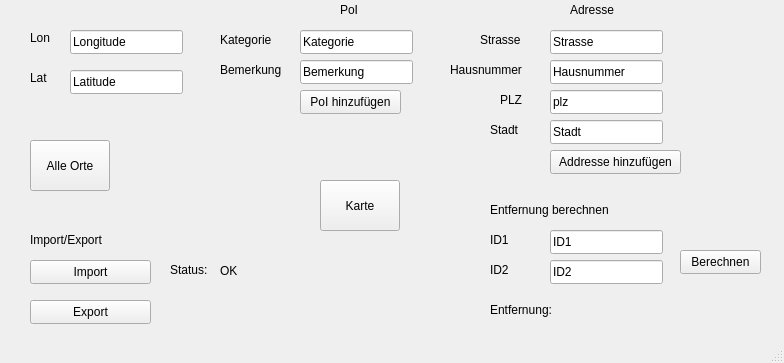
<?xml version="1.0" encoding="UTF-8"?>
<ui version="4.0">
 <class>MainWindow</class>
 <widget class="QMainWindow" name="MainWindow">
  <property name="geometry">
   <rect>
    <x>0</x>
    <y>0</y>
    <width>784</width>
    <height>363</height>
   </rect>
  </property>
  <property name="windowTitle">
   <string>MainWindow</string>
  </property>
  <widget class="QWidget" name="centralwidget">
   <widget class="QLineEdit" name="lineHaus">
    <property name="geometry">
     <rect>
      <x>550</x>
      <y>60</y>
      <width>113</width>
      <height>24</height>
     </rect>
    </property>
    <property name="text">
     <string>Hausnummer</string>
    </property>
   </widget>
   <widget class="QPushButton" name="addOrtButton">
    <property name="geometry">
     <rect>
      <x>550</x>
      <y>150</y>
      <width>131</width>
      <height>24</height>
     </rect>
    </property>
    <property name="text">
     <string>Addresse hinzufügen</string>
    </property>
   </widget>
   <widget class="QLineEdit" name="lineKat">
    <property name="geometry">
     <rect>
      <x>300</x>
      <y>30</y>
      <width>113</width>
      <height>24</height>
     </rect>
    </property>
    <property name="text">
     <string>Kategorie</string>
    </property>
   </widget>
   <widget class="QLabel" name="label_5">
    <property name="geometry">
     <rect>
      <x>480</x>
      <y>30</y>
      <width>51</width>
      <height>20</height>
     </rect>
    </property>
    <property name="text">
     <string>Strasse</string>
    </property>
   </widget>
   <widget class="QLineEdit" name="lineLon">
    <property name="geometry">
     <rect>
      <x>70</x>
      <y>30</y>
      <width>113</width>
      <height>24</height>
     </rect>
    </property>
    <property name="text">
     <string>Longitude</string>
    </property>
   </widget>
   <widget class="QLabel" name="label_11">
    <property name="geometry">
     <rect>
      <x>490</x>
      <y>200</y>
      <width>131</width>
      <height>20</height>
     </rect>
    </property>
    <property name="text">
     <string>Entfernung berechnen</string>
    </property>
   </widget>
   <widget class="QLabel" name="label_12">
    <property name="geometry">
     <rect>
      <x>490</x>
      <y>260</y>
      <width>21</width>
      <height>20</height>
     </rect>
    </property>
    <property name="text">
     <string>ID2</string>
    </property>
   </widget>
   <widget class="QLabel" name="label">
    <property name="geometry">
     <rect>
      <x>30</x>
      <y>30</y>
      <width>21</width>
      <height>16</height>
     </rect>
    </property>
    <property name="text">
     <string>Lon</string>
    </property>
   </widget>
   <widget class="QLabel" name="label_9">
    <property name="geometry">
     <rect>
      <x>340</x>
      <y>0</y>
      <width>21</width>
      <height>20</height>
     </rect>
    </property>
    <property name="text">
     <string>PoI</string>
    </property>
   </widget>
   <widget class="QLineEdit" name="lineLat">
    <property name="geometry">
     <rect>
      <x>70</x>
      <y>70</y>
      <width>113</width>
      <height>24</height>
     </rect>
    </property>
    <property name="text">
     <string>Latitude</string>
    </property>
   </widget>
   <widget class="QLabel" name="label_13">
    <property name="geometry">
     <rect>
      <x>490</x>
      <y>230</y>
      <width>21</width>
      <height>20</height>
     </rect>
    </property>
    <property name="text">
     <string>ID1</string>
    </property>
   </widget>
   <widget class="QLineEdit" name="lineID1">
    <property name="geometry">
     <rect>
      <x>550</x>
      <y>230</y>
      <width>113</width>
      <height>24</height>
     </rect>
    </property>
    <property name="text">
     <string>ID1</string>
    </property>
   </widget>
   <widget class="QPushButton" name="addPoIButton">
    <property name="geometry">
     <rect>
      <x>300</x>
      <y>90</y>
      <width>101</width>
      <height>24</height>
     </rect>
    </property>
    <property name="text">
     <string>PoI hinzufügen</string>
    </property>
   </widget>
   <widget class="QLineEdit" name="linePLZ">
    <property name="geometry">
     <rect>
      <x>550</x>
      <y>90</y>
      <width>113</width>
      <height>24</height>
     </rect>
    </property>
    <property name="text">
     <string>plz</string>
    </property>
   </widget>
   <widget class="QPushButton" name="csvExportButton">
    <property name="geometry">
     <rect>
      <x>30</x>
      <y>300</y>
      <width>121</width>
      <height>24</height>
     </rect>
    </property>
    <property name="text">
     <string>Export</string>
    </property>
   </widget>
   <widget class="QLabel" name="label_6">
    <property name="geometry">
     <rect>
      <x>450</x>
      <y>60</y>
      <width>81</width>
      <height>20</height>
     </rect>
    </property>
    <property name="text">
     <string>Hausnummer</string>
    </property>
   </widget>
   <widget class="QLineEdit" name="lineID2">
    <property name="geometry">
     <rect>
      <x>550</x>
      <y>260</y>
      <width>113</width>
      <height>24</height>
     </rect>
    </property>
    <property name="text">
     <string>ID2</string>
    </property>
   </widget>
   <widget class="QLabel" name="label_4">
    <property name="geometry">
     <rect>
      <x>220</x>
      <y>60</y>
      <width>71</width>
      <height>20</height>
     </rect>
    </property>
    <property name="text">
     <string>Bemerkung</string>
    </property>
   </widget>
   <widget class="QLabel" name="label_8">
    <property name="geometry">
     <rect>
      <x>490</x>
      <y>120</y>
      <width>41</width>
      <height>20</height>
     </rect>
    </property>
    <property name="text">
     <string>Stadt</string>
    </property>
   </widget>
   <widget class="QLabel" name="label_7">
    <property name="geometry">
     <rect>
      <x>500</x>
      <y>90</y>
      <width>31</width>
      <height>20</height>
     </rect>
    </property>
    <property name="text">
     <string>PLZ</string>
    </property>
   </widget>
   <widget class="QPushButton" name="entfernungButton">
    <property name="geometry">
     <rect>
      <x>680</x>
      <y>250</y>
      <width>81</width>
      <height>24</height>
     </rect>
    </property>
    <property name="text">
     <string>Berechnen</string>
    </property>
   </widget>
   <widget class="QLineEdit" name="lineStadt">
    <property name="geometry">
     <rect>
      <x>550</x>
      <y>120</y>
      <width>113</width>
      <height>24</height>
     </rect>
    </property>
    <property name="text">
     <string>Stadt</string>
    </property>
   </widget>
   <widget class="QLineEdit" name="lineStr">
    <property name="geometry">
     <rect>
      <x>550</x>
      <y>30</y>
      <width>113</width>
      <height>24</height>
     </rect>
    </property>
    <property name="text">
     <string>Strasse</string>
    </property>
   </widget>
   <widget class="QLabel" name="labelStatusValue">
    <property name="geometry">
     <rect>
      <x>220</x>
      <y>260</y>
      <width>151</width>
      <height>21</height>
     </rect>
    </property>
    <property name="text">
     <string>OK</string>
    </property>
    <property name="alignment">
     <set>Qt::AlignLeading|Qt::AlignLeft|Qt::AlignVCenter</set>
    </property>
   </widget>
   <widget class="QLineEdit" name="lineBem">
    <property name="geometry">
     <rect>
      <x>300</x>
      <y>60</y>
      <width>113</width>
      <height>24</height>
     </rect>
    </property>
    <property name="text">
     <string>Bemerkung</string>
    </property>
   </widget>
   <widget class="QPushButton" name="csvImportButton">
    <property name="geometry">
     <rect>
      <x>30</x>
      <y>260</y>
      <width>121</width>
      <height>24</height>
     </rect>
    </property>
    <property name="text">
     <string>Import</string>
    </property>
   </widget>
   <widget class="QLabel" name="Entfernung">
    <property name="geometry">
     <rect>
      <x>490</x>
      <y>300</y>
      <width>151</width>
      <height>20</height>
     </rect>
    </property>
    <property name="text">
     <string>Entfernung:</string>
    </property>
   </widget>
   <widget class="QLabel" name="label_10">
    <property name="geometry">
     <rect>
      <x>570</x>
      <y>0</y>
      <width>51</width>
      <height>20</height>
     </rect>
    </property>
    <property name="text">
     <string>Adresse</string>
    </property>
   </widget>
   <widget class="QLabel" name="label_2">
    <property name="geometry">
     <rect>
      <x>30</x>
      <y>70</y>
      <width>21</width>
      <height>16</height>
     </rect>
    </property>
    <property name="text">
     <string>Lat</string>
    </property>
   </widget>
   <widget class="QLabel" name="label_3">
    <property name="geometry">
     <rect>
      <x>220</x>
      <y>30</y>
      <width>61</width>
      <height>20</height>
     </rect>
    </property>
    <property name="text">
     <string>Kategorie</string>
    </property>
   </widget>
   <widget class="QLabel" name="label_15">
    <property name="geometry">
     <rect>
      <x>170</x>
      <y>260</y>
      <width>41</width>
      <height>20</height>
     </rect>
    </property>
    <property name="text">
     <string>Status:</string>
    </property>
   </widget>
   <widget class="QLabel" name="label_14">
    <property name="geometry">
     <rect>
      <x>30</x>
      <y>230</y>
      <width>121</width>
      <height>20</height>
     </rect>
    </property>
    <property name="text">
     <string>Import/Export</string>
    </property>
   </widget>
   <widget class="QPushButton" name="karteButton">
    <property name="geometry">
     <rect>
      <x>320</x>
      <y>180</y>
      <width>80</width>
      <height>51</height>
     </rect>
    </property>
    <property name="text">
     <string>Karte</string>
    </property>
   </widget>
   <widget class="QPushButton" name="alleOrtePushButton">
    <property name="geometry">
     <rect>
      <x>30</x>
      <y>140</y>
      <width>80</width>
      <height>51</height>
     </rect>
    </property>
    <property name="text">
     <string>Alle Orte</string>
    </property>
   </widget>
  </widget>
  <widget class="QStatusBar" name="statusbar"/>
 </widget>
 <resources/>
 <connections/>
</ui>
